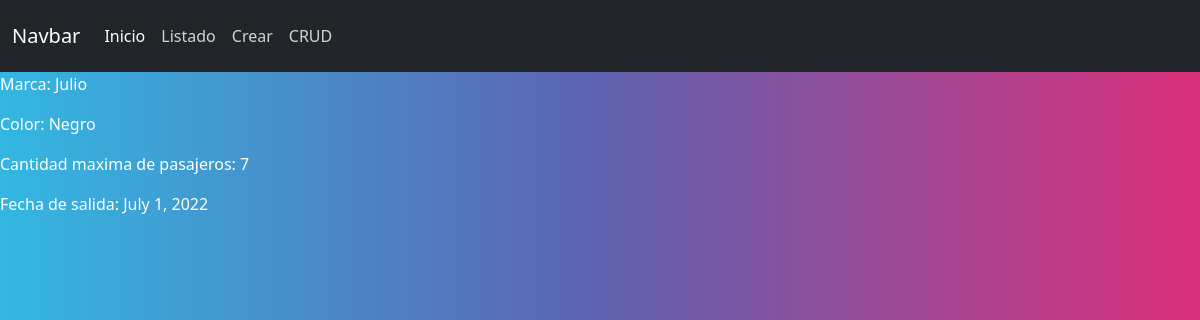
Screenshot of /detail_4/ with the database file from the repository.
### vehiculos/models.py (models this page shows, shortened)
class carros(models.Model):
    marca = models.CharField( max_length = 20 )
    color = models.CharField( max_length = 20)
    cantidad_pasajeros = models.IntegerField()
    fecha_salida = models.DateField()

### vehiculos/views.py (the view)
# urls.py: path('detail_<int:id>/', views.detail, name="detalles"),
def detail(request, id):
    detail_vehiculos = get_object_or_404(carros, pk = id)
    contexto = { "detalles" : detail_vehiculos }
    plantilla = loader.get_template("detail.html")
    documento = plantilla.render( contexto )
    return HttpResponse( documento )

### vehiculos/Templates/detail.html
{% extends "base.html" %}
{% load static %}
{% block cuerpo %}
<p>Marca: {{detalles.marca}}</p>
<p>Color: {{detalles.color}}</p>
<p>Cantidad maxima de pasajeros: {{detalles.cantidad_pasajeros}}</p>
<p>Fecha de salida: {{detalles.fecha_salida}}</p>
{% endblock %}

### rows the page displays
carros: marca "Julio", color "Negro", cantidad_pasajeros "7", fecha_salida "July 1, 2022"
